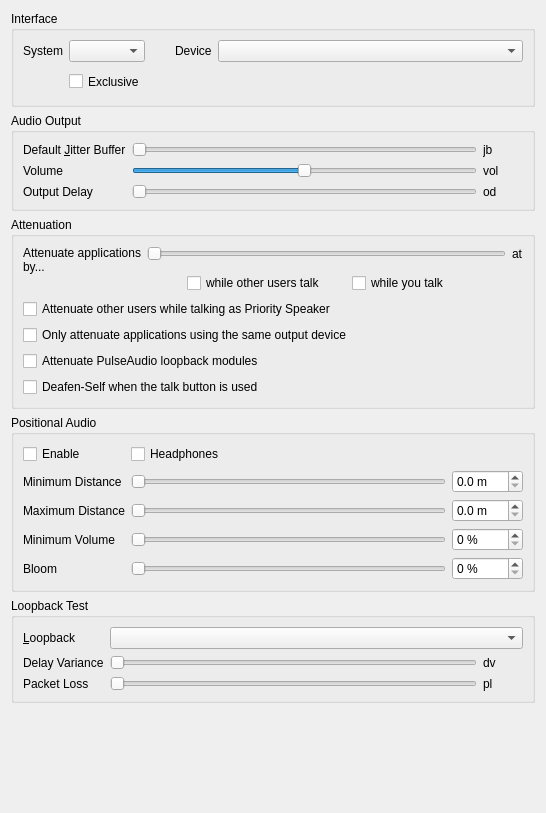
<?xml version="1.0" encoding="UTF-8"?>
<ui version="4.0">
 <class>AudioOutput</class>
 <widget class="QWidget" name="AudioOutput">
  <property name="geometry">
   <rect>
    <x>0</x>
    <y>0</y>
    <width>546</width>
    <height>813</height>
   </rect>
  </property>
  <property name="windowTitle">
   <string>Audio output</string>
  </property>
  <layout class="QVBoxLayout" name="verticalLayout">
   <item>
    <widget class="QGroupBox" name="qgbInterfaces">
     <property name="title">
      <string>Interface</string>
     </property>
     <layout class="QGridLayout" name="gridLayout_3">
      <item row="0" column="0">
       <widget class="QLabel" name="qliSystem">
        <property name="text">
         <string>System</string>
        </property>
        <property name="buddy">
         <cstring>qcbSystem</cstring>
        </property>
       </widget>
      </item>
      <item row="0" column="1">
       <widget class="MUComboBox" name="qcbSystem">
        <property name="sizePolicy">
         <sizepolicy hsizetype="MinimumExpanding" vsizetype="Fixed">
          <horstretch>0</horstretch>
          <verstretch>0</verstretch>
         </sizepolicy>
        </property>
        <property name="toolTip">
         <string>Output method for audio</string>
        </property>
        <property name="whatsThis">
         <string>&lt;b&gt;This is the output method to use for audio.&lt;/b&gt;</string>
        </property>
       </widget>
      </item>
      <item row="0" column="2">
       <spacer>
        <property name="orientation">
         <enum>Qt::Horizontal</enum>
        </property>
        <property name="sizeType">
         <enum>QSizePolicy::Maximum</enum>
        </property>
        <property name="sizeHint" stdset="0">
         <size>
          <width>24</width>
          <height>16</height>
         </size>
        </property>
       </spacer>
      </item>
      <item row="0" column="3">
       <widget class="QLabel" name="qliDevice">
        <property name="text">
         <string>Device</string>
        </property>
        <property name="buddy">
         <cstring>qcbDevice</cstring>
        </property>
       </widget>
      </item>
      <item row="0" column="4">
       <widget class="MUComboBox" name="qcbDevice">
        <property name="sizePolicy">
         <sizepolicy hsizetype="MinimumExpanding" vsizetype="Fixed">
          <horstretch>1</horstretch>
          <verstretch>0</verstretch>
         </sizepolicy>
        </property>
        <property name="toolTip">
         <string>Output device for audio</string>
        </property>
        <property name="whatsThis">
         <string>&lt;b&gt;This is the output device to use for audio.&lt;/b&gt;</string>
        </property>
        <property name="sizeAdjustPolicy">
         <enum>QComboBox::AdjustToContents</enum>
        </property>
        <property name="minimumContentsLength">
         <number>16</number>
        </property>
       </widget>
      </item>
      <item row="1" column="1">
       <widget class="QCheckBox" name="qcbExclusive">
        <property name="enabled">
         <bool>true</bool>
        </property>
        <property name="minimumSize">
         <size>
          <width>0</width>
          <height>27</height>
         </size>
        </property>
        <property name="toolTip">
         <string>Exclusive mode, not recommended.</string>
        </property>
        <property name="whatsThis">
         <string>&lt;b&gt;This opens the device in exclusive mode.&lt;/b&gt;&lt;br /&gt;No other application will be able to use the device.</string>
        </property>
        <property name="text">
         <string>Exclusive</string>
        </property>
       </widget>
      </item>
     </layout>
    </widget>
   </item>
   <item>
    <widget class="QGroupBox" name="qgbOutput">
     <property name="title">
      <string>Audio Output</string>
     </property>
     <layout class="QGridLayout" name="gridLayout">
      <item row="1" column="2">
       <widget class="QLabel" name="qlVolume">
        <property name="text">
         <string notr="true">vol</string>
        </property>
       </widget>
      </item>
      <item row="2" column="1">
       <widget class="QSlider" name="qsDelay">
        <property name="toolTip">
         <string>Amount of data to buffer</string>
        </property>
        <property name="whatsThis">
         <string>This sets the amount of data to pre-buffer in the output buffer. Experiment with different values and set it to the lowest which doesn't cause rapid jitter in the sound.</string>
        </property>
        <property name="minimum">
         <number>1</number>
        </property>
        <property name="maximum">
         <number>10</number>
        </property>
        <property name="pageStep">
         <number>3</number>
        </property>
        <property name="orientation">
         <enum>Qt::Horizontal</enum>
        </property>
       </widget>
      </item>
      <item row="0" column="2">
       <widget class="QLabel" name="qlJitter">
        <property name="minimumSize">
         <size>
          <width>40</width>
          <height>0</height>
         </size>
        </property>
        <property name="text">
         <string notr="true">jb</string>
        </property>
       </widget>
      </item>
      <item row="2" column="0">
       <widget class="QLabel" name="qliDelay">
        <property name="text">
         <string>Output Delay</string>
        </property>
        <property name="buddy">
         <cstring>qsDelay</cstring>
        </property>
       </widget>
      </item>
      <item row="1" column="1">
       <widget class="QSlider" name="qsVolume">
        <property name="toolTip">
         <string>Volume of incoming speech</string>
        </property>
        <property name="whatsThis">
         <string>&lt;b&gt;This adjusts the volume of incoming speech.&lt;/b&gt;&lt;br /&gt;Note that if you increase this beyond 100%, audio will be distorted.</string>
        </property>
        <property name="minimum">
         <number>0</number>
        </property>
        <property name="maximum">
         <number>200</number>
        </property>
        <property name="value">
         <number>100</number>
        </property>
        <property name="orientation">
         <enum>Qt::Horizontal</enum>
        </property>
       </widget>
      </item>
      <item row="1" column="0">
       <widget class="QLabel" name="qliVolume">
        <property name="text">
         <string>Volume</string>
        </property>
        <property name="buddy">
         <cstring>qsVolume</cstring>
        </property>
       </widget>
      </item>
      <item row="2" column="2">
       <widget class="QLabel" name="qlDelay">
        <property name="text">
         <string notr="true">od</string>
        </property>
       </widget>
      </item>
      <item row="0" column="1">
       <widget class="QSlider" name="qsJitter">
        <property name="toolTip">
         <string>Safety margin for jitter buffer</string>
        </property>
        <property name="whatsThis">
         <string>&lt;b&gt;This sets the minimum safety margin for the jitter buffer.&lt;/b&gt;&lt;br /&gt;All incoming audio is buffered, and the jitter buffer continually tries to push the buffer to the minimum sustainable by your network, so latency can be as low as possible. This sets the minimum buffer size to use. If the start of sentences you hear is very jittery, increase this value.</string>
        </property>
        <property name="minimum">
         <number>1</number>
        </property>
        <property name="maximum">
         <number>5</number>
        </property>
        <property name="pageStep">
         <number>2</number>
        </property>
        <property name="orientation">
         <enum>Qt::Horizontal</enum>
        </property>
       </widget>
      </item>
      <item row="0" column="0">
       <widget class="QLabel" name="qliJitter">
        <property name="text">
         <string>Default &amp;Jitter Buffer</string>
        </property>
        <property name="buddy">
         <cstring>qsJitter</cstring>
        </property>
       </widget>
      </item>
     </layout>
    </widget>
   </item>
   <item>
    <widget class="QGroupBox" name="qgbAttenuation">
     <property name="toolTip">
      <string/>
     </property>
     <property name="title">
      <string>Attenuation</string>
     </property>
     <layout class="QGridLayout" name="gridLayout_4">
      <item row="6" column="0" colspan="3">
       <widget class="QCheckBox" name="qcbOnlyAttenuateSameOutput">
        <property name="toolTip">
         <string>If checked, Mumble will only attenuate applications that are using the same output source as Mumble</string>
        </property>
        <property name="whatsThis">
         <string>&lt;b&gt;Attenuate only applications using the same output as Mumble&lt;/b&gt;&lt;br /&gt;If checked, applications that use a different output than Mumble will not be attenuated.</string>
        </property>
        <property name="text">
         <string>Only attenuate applications using the same output device</string>
        </property>
       </widget>
      </item>
      <item row="0" column="0" rowspan="3">
       <widget class="QLabel" name="qliOtherVolume">
        <property name="text">
         <string>Attenuate applications by...</string>
        </property>
        <property name="alignment">
         <set>Qt::AlignLeading|Qt::AlignLeft|Qt::AlignTop</set>
        </property>
        <property name="wordWrap">
         <bool>true</bool>
        </property>
        <property name="buddy">
         <cstring>qsOtherVolume</cstring>
        </property>
       </widget>
      </item>
      <item row="7" column="0" colspan="3">
       <widget class="QCheckBox" name="qcbAttenuateLoopbacks">
        <property name="toolTip">
         <string>If checked, PulseAudio loopback modules will be attenuated</string>
        </property>
        <property name="whatsThis">
         <string>&lt;b&gt;Attenuate PulseAudio loopback modules&lt;/b&gt;&lt;br /&gt;If loopback modules are linked to Mumble's output device/sink, they will also be attenuated.</string>
        </property>
        <property name="text">
         <string>Attenuate PulseAudio loopback modules</string>
        </property>
       </widget>
      </item>
      <item row="2" column="1">
       <layout class="QHBoxLayout" name="horizontalLayout_2">
        <item>
         <spacer name="horizontalSpacer">
          <property name="orientation">
           <enum>Qt::Horizontal</enum>
          </property>
          <property name="sizeType">
           <enum>QSizePolicy::Maximum</enum>
          </property>
          <property name="sizeHint" stdset="0">
           <size>
            <width>40</width>
            <height>20</height>
           </size>
          </property>
         </spacer>
        </item>
        <item>
         <widget class="QCheckBox" name="qcbAttenuateOthers">
          <property name="toolTip">
           <string>If checked Mumble lowers the volume of other applications while other users talk</string>
          </property>
          <property name="whatsThis">
           <string>&lt;b&gt;Attenuate applications while other users talk&lt;/b&gt;&lt;br /&gt;Mumble supports decreasing the volume of other applications during incoming and/or outgoing speech. This makes mumble activate the feature while other users talk to you.</string>
          </property>
          <property name="text">
           <string>while other users talk</string>
          </property>
         </widget>
        </item>
        <item>
         <spacer name="horizontalSpacer_3">
          <property name="orientation">
           <enum>Qt::Horizontal</enum>
          </property>
          <property name="sizeType">
           <enum>QSizePolicy::Fixed</enum>
          </property>
          <property name="sizeHint" stdset="0">
           <size>
            <width>20</width>
            <height>20</height>
           </size>
          </property>
         </spacer>
        </item>
        <item>
         <widget class="QCheckBox" name="qcbAttenuateOthersOnTalk">
          <property name="toolTip">
           <string>If checked Mumble lowers the volume of other applications while you talk</string>
          </property>
          <property name="whatsThis">
           <string>&lt;b&gt;Attenuate applications while you talk&lt;/b&gt;&lt;br /&gt;Mumble supports decreasing the volume of other applications during incoming and/or outgoing speech. This makes mumble activate the feature while you talk.</string>
          </property>
          <property name="text">
           <string>while you talk</string>
          </property>
         </widget>
        </item>
        <item>
         <spacer name="horizontalSpacer_2">
          <property name="orientation">
           <enum>Qt::Horizontal</enum>
          </property>
          <property name="sizeHint" stdset="0">
           <size>
            <width>40</width>
            <height>20</height>
           </size>
          </property>
         </spacer>
        </item>
       </layout>
      </item>
      <item row="0" column="1">
       <widget class="QSlider" name="qsOtherVolume">
        <property name="toolTip">
         <string>Attenuation of other applications during speech</string>
        </property>
        <property name="whatsThis">
         <string>&lt;b&gt;Attenuate volume of other applications during speech&lt;/b&gt;&lt;br /&gt;Mumble supports decreasing the volume of other applications during incoming and/or outgoing speech. This sets the attenuation of other applications if the feature is enabled.</string>
        </property>
        <property name="minimum">
         <number>0</number>
        </property>
        <property name="maximum">
         <number>100</number>
        </property>
        <property name="value">
         <number>0</number>
        </property>
        <property name="orientation">
         <enum>Qt::Horizontal</enum>
        </property>
       </widget>
      </item>
      <item row="0" column="2">
       <widget class="QLabel" name="qlOtherVolume">
        <property name="text">
         <string notr="true">at</string>
        </property>
       </widget>
      </item>
      <item row="5" column="0" colspan="3">
       <widget class="QCheckBox" name="qcbAttenuateUsersOnPrioritySpeak">
        <property name="toolTip">
         <string>If checked Mumble lowers the volume of other users while you talk if you have the &quot;Priority Speaker&quot; status.</string>
        </property>
        <property name="whatsThis">
         <string>&lt;b&gt;Attenuate other users while talking as Priority Speaker&lt;/b&gt;&lt;br /&gt;Mumble supports decreasing the volume of other users while you talk as the &lt;i&gt;Priority Speaker&lt;/i&gt; to avoid getting disturbed. Checking this checkbox will enable this feature.</string>
        </property>
        <property name="text">
         <string>Attenuate other users while talking as Priority Speaker</string>
        </property>
       </widget>
      </item>
      <item row="8" column="0" colspan="3">
       <widget class="QCheckBox" name="qcbTalkButtonDeafensSelf">
        <property name="toolTip">
         <string>If checked, and you're not self-deafened already, Mumble sets the deafen-self option then unsets it when the talk button is used.</string>
        </property>
        <property name="whatsThis">
         <string>&lt;b&gt;'Walkie Talkie mode': When Talk button is used you will be fully deaf. This is useful for setups where echo and feedback are unable to be resolved.</string>
        </property>
        <property name="text">
         <string>Deafen-Self when the talk button is used</string>
        </property>
       </widget>
      </item>
     </layout>
    </widget>
   </item>
   <item>
    <widget class="QGroupBox" name="qgbPositionalAudio">
     <property name="enabled">
      <bool>true</bool>
     </property>
     <property name="title">
      <string>Positional Audio</string>
     </property>
     <layout class="QGridLayout" name="gridLayout_2">
      <item row="0" column="2">
       <widget class="QCheckBox" name="qcbHeadphones">
        <property name="toolTip">
         <string>The connected &quot;speakers&quot; are actually headphones</string>
        </property>
        <property name="whatsThis">
         <string>Checking this indicates that you don't have speakers connected, just headphones. This is important, as speakers are usually in front of you, while headphones are directly to your left/right.</string>
        </property>
        <property name="text">
         <string>Headphones</string>
        </property>
       </widget>
      </item>
      <item row="7" column="2">
       <widget class="QSlider" name="qsMinimumVolume">
        <property name="toolTip">
         <string/>
        </property>
        <property name="whatsThis">
         <string>What should the volume be at the maximum distance?</string>
        </property>
        <property name="orientation">
         <enum>Qt::Horizontal</enum>
        </property>
       </widget>
      </item>
      <item row="3" column="2">
       <widget class="QSlider" name="qsMinDistance">
        <property name="toolTip">
         <string/>
        </property>
        <property name="statusTip">
         <string/>
        </property>
        <property name="whatsThis">
         <string>This sets the minimum distance for sound calculations. The volume of other users' speech will not decrease until they are at least this far away from you.</string>
        </property>
        <property name="orientation">
         <enum>Qt::Horizontal</enum>
        </property>
       </widget>
      </item>
      <item row="6" column="2">
       <widget class="QSlider" name="qsMaxDistance">
        <property name="toolTip">
         <string/>
        </property>
        <property name="whatsThis">
         <string>This sets the maximum distance for sound calculations. When farther away than this, other users' speech volume will not decrease any further.</string>
        </property>
        <property name="orientation">
         <enum>Qt::Horizontal</enum>
        </property>
       </widget>
      </item>
      <item row="0" column="1">
       <widget class="QCheckBox" name="qcbPositional">
        <property name="text">
         <string>Enable</string>
        </property>
       </widget>
      </item>
      <item row="8" column="3">
       <widget class="QSpinBox" name="qsbBloom">
        <property name="suffix">
         <string> %</string>
        </property>
       </widget>
      </item>
      <item row="6" column="1">
       <widget class="QLabel" name="qlMaxDistance">
        <property name="text">
         <string>Maximum Distance</string>
        </property>
        <property name="buddy">
         <cstring>qsMaxDistance</cstring>
        </property>
       </widget>
      </item>
      <item row="7" column="3">
       <widget class="QSpinBox" name="qsbMinimumVolume">
        <property name="suffix">
         <string> %</string>
        </property>
       </widget>
      </item>
      <item row="8" column="2">
       <widget class="QSlider" name="qsBloom">
        <property name="toolTip">
         <string>Factor for sound volume increase</string>
        </property>
        <property name="whatsThis">
         <string>How much should sound volume increase for sources that are really close?</string>
        </property>
        <property name="orientation">
         <enum>Qt::Horizontal</enum>
        </property>
       </widget>
      </item>
      <item row="8" column="1">
       <widget class="QLabel" name="qlBloom">
        <property name="text">
         <string>Bloom</string>
        </property>
        <property name="buddy">
         <cstring>qsMinimumVolume</cstring>
        </property>
       </widget>
      </item>
      <item row="6" column="3">
       <widget class="QDoubleSpinBox" name="qsbMaximumDistance">
        <property name="suffix">
         <string> m</string>
        </property>
        <property name="decimals">
         <number>1</number>
        </property>
       </widget>
      </item>
      <item row="7" column="1">
       <widget class="QLabel" name="qlMinimumVolume">
        <property name="text">
         <string>Minimum Volume</string>
        </property>
        <property name="buddy">
         <cstring>qsMaxDistance</cstring>
        </property>
       </widget>
      </item>
      <item row="3" column="1">
       <widget class="QLabel" name="qlMinDistance">
        <property name="text">
         <string>Minimum Distance</string>
        </property>
        <property name="buddy">
         <cstring>qsMinDistance</cstring>
        </property>
       </widget>
      </item>
      <item row="3" column="3">
       <widget class="QDoubleSpinBox" name="qsbMinimumDistance">
        <property name="suffix">
         <string> m</string>
        </property>
        <property name="decimals">
         <number>1</number>
        </property>
       </widget>
      </item>
     </layout>
    </widget>
   </item>
   <item>
    <widget class="QGroupBox" name="qgbLoopback">
     <property name="title">
      <string>Loopback Test</string>
     </property>
     <layout class="QGridLayout">
      <item row="1" column="0">
       <widget class="QLabel" name="qliPacketDelay">
        <property name="text">
         <string>Delay Variance</string>
        </property>
        <property name="buddy">
         <cstring>qsPacketDelay</cstring>
        </property>
       </widget>
      </item>
      <item row="1" column="1">
       <widget class="QSlider" name="qsPacketDelay">
        <property name="toolTip">
         <string>Variance in packet latency</string>
        </property>
        <property name="whatsThis">
         <string>&lt;b&gt;This sets the packet latency variance for loopback testing.&lt;/b&gt;&lt;br /&gt;Most audio paths contain some variable latency. This allows you to set that variance for loopback mode testing. For example, if you set this to 15ms, this will emulate a network with 20-35ms ping latency or one with 80-95ms latency. Most domestic net connections have a variance of about 5ms.</string>
        </property>
        <property name="maximum">
         <number>100</number>
        </property>
        <property name="orientation">
         <enum>Qt::Horizontal</enum>
        </property>
       </widget>
      </item>
      <item row="1" column="2">
       <widget class="QLabel" name="qlPacketDelay">
        <property name="minimumSize">
         <size>
          <width>40</width>
          <height>0</height>
         </size>
        </property>
        <property name="text">
         <string notr="true">dv</string>
        </property>
       </widget>
      </item>
      <item row="2" column="0">
       <widget class="QLabel" name="qliPacketLoss">
        <property name="text">
         <string>Packet Loss</string>
        </property>
        <property name="buddy">
         <cstring>qsPacketLoss</cstring>
        </property>
       </widget>
      </item>
      <item row="2" column="1">
       <widget class="QSlider" name="qsPacketLoss">
        <property name="toolTip">
         <string>Packet loss for loopback mode</string>
        </property>
        <property name="whatsThis">
         <string>&lt;b&gt;This sets the packet loss for loopback mode.&lt;/b&gt;&lt;br /&gt;This will be the ratio of packets lost. Unless your outgoing bandwidth is peaked or there's something wrong with your network connection, this will be 0%</string>
        </property>
        <property name="maximum">
         <number>50</number>
        </property>
        <property name="singleStep">
         <number>5</number>
        </property>
        <property name="pageStep">
         <number>20</number>
        </property>
        <property name="orientation">
         <enum>Qt::Horizontal</enum>
        </property>
       </widget>
      </item>
      <item row="2" column="2">
       <widget class="QLabel" name="qlPacketLoss">
        <property name="minimumSize">
         <size>
          <width>40</width>
          <height>0</height>
         </size>
        </property>
        <property name="text">
         <string notr="true">pl</string>
        </property>
       </widget>
      </item>
      <item row="0" column="0">
       <widget class="QLabel" name="qliLoopback">
        <property name="text">
         <string>&amp;Loopback</string>
        </property>
        <property name="buddy">
         <cstring>qcbLoopback</cstring>
        </property>
       </widget>
      </item>
      <item row="0" column="1" colspan="2">
       <widget class="MUComboBox" name="qcbLoopback">
        <property name="toolTip">
         <string>Desired loopback mode</string>
        </property>
        <property name="whatsThis">
         <string>&lt;b&gt;This enables one of the loopback test modes.&lt;/b&gt;&lt;br /&gt;&lt;i&gt;None&lt;/i&gt; - Loopback disabled&lt;br /&gt;&lt;i&gt;Local&lt;/i&gt; - Emulate a local server.&lt;br /&gt;&lt;i&gt;Server&lt;/i&gt; - Request loopback from server.&lt;br /&gt;Please note than when loopback is enabled, no other users will hear your voice. This setting is not saved on application exit.</string>
        </property>
       </widget>
      </item>
     </layout>
    </widget>
   </item>
   <item>
    <spacer name="spacer">
     <property name="orientation">
      <enum>Qt::Vertical</enum>
     </property>
     <property name="sizeHint" stdset="0">
      <size>
       <width>20</width>
       <height>40</height>
      </size>
     </property>
    </spacer>
   </item>
  </layout>
 </widget>
 <customwidgets>
  <customwidget>
   <class>MUComboBox</class>
   <extends>QComboBox</extends>
   <header>widgets/MUComboBox.h</header>
  </customwidget>
 </customwidgets>
 <tabstops>
  <tabstop>qcbSystem</tabstop>
  <tabstop>qcbDevice</tabstop>
  <tabstop>qsJitter</tabstop>
  <tabstop>qsVolume</tabstop>
  <tabstop>qsDelay</tabstop>
  <tabstop>qsMinDistance</tabstop>
  <tabstop>qsBloom</tabstop>
  <tabstop>qcbLoopback</tabstop>
  <tabstop>qsPacketDelay</tabstop>
  <tabstop>qsPacketLoss</tabstop>
 </tabstops>
 <resources/>
 <connections/>
</ui>
